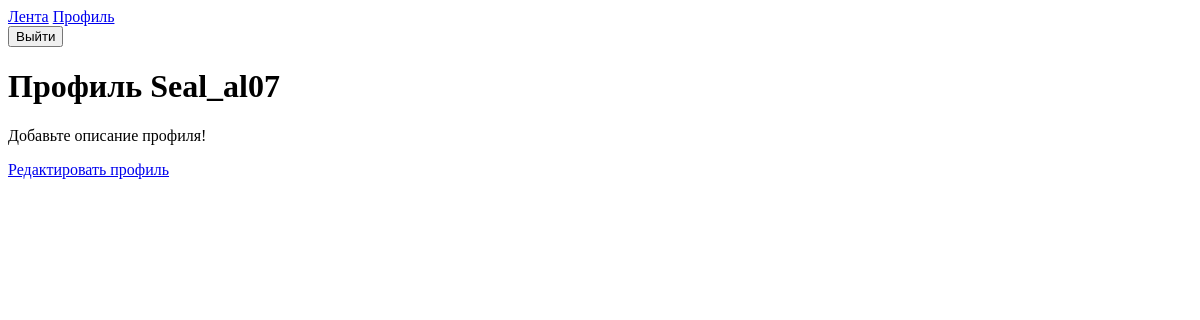
Page /profile/profile (signed in) on the earlier database version.
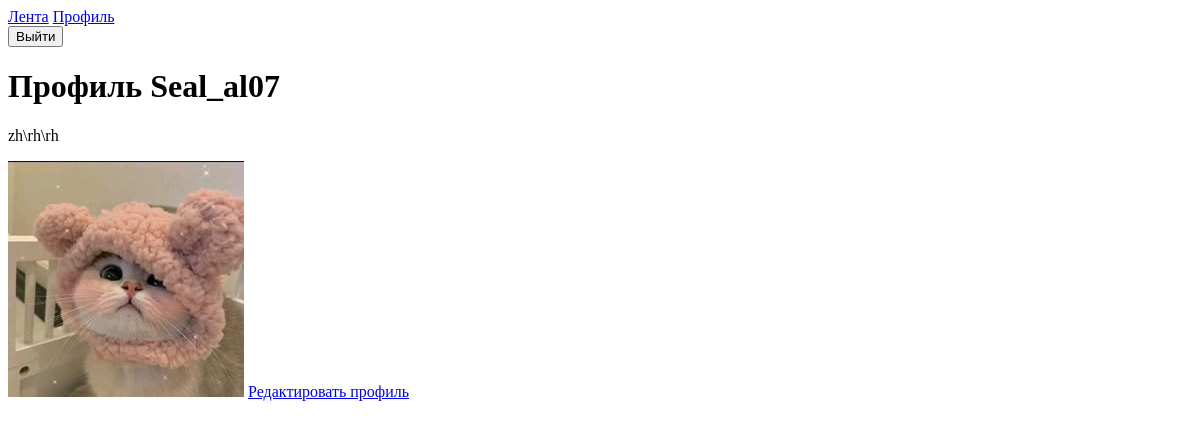
Same page on the later database version.
### profiles/models.py (models this page shows, shortened)
class Profile(models.Model):
    user = models.OneToOneField(User, on_delete=models.CASCADE)
    bio = models.TextField(max_length=500, blank=True)
    avatar = models.ImageField(upload_to='avatars/',
                               blank=True,
                               null=True)
    is_blocked = models.BooleanField(default=False)
    is_moderator = models.BooleanField(default=False)

### profiles/views.py (the view)
# urls.py: path('profile', views.profile_view, name='profile'),
@login_required
def profile_view(request):
    context = {
        'profile': request.user.profile
    }
    return render(request, 'profiles/profile.html', context)

### profiles/templates/profiles/profile.html (shortened to what this page needs)
{% extends 'base.html' %}
{% block content %}
<h1>Профиль {{ user.username }}</h1>
    {% if profile.bio %}
        <p>{{ profile.bio }}</p>
    {% else %}
    <p>Добавьте описание профиля!</p>
    {% endif %}
    {% if profile.avatar %}
    <img src="{{ profile.avatar.url }}">
    {% endif %}
    <a href="{% url 'profile_edit' %}">Редактировать профиль</a>
{% endblock%}

Differences in the rows shown:
now on this page (row edited): Profile: bio "zh\\rh\\rh", avatar (picture)
changed Profile: bio empty → "zh\\rh\\rh" (drawn)
Other differences:
text no longer shown: "Добавьте описание профиля!"
